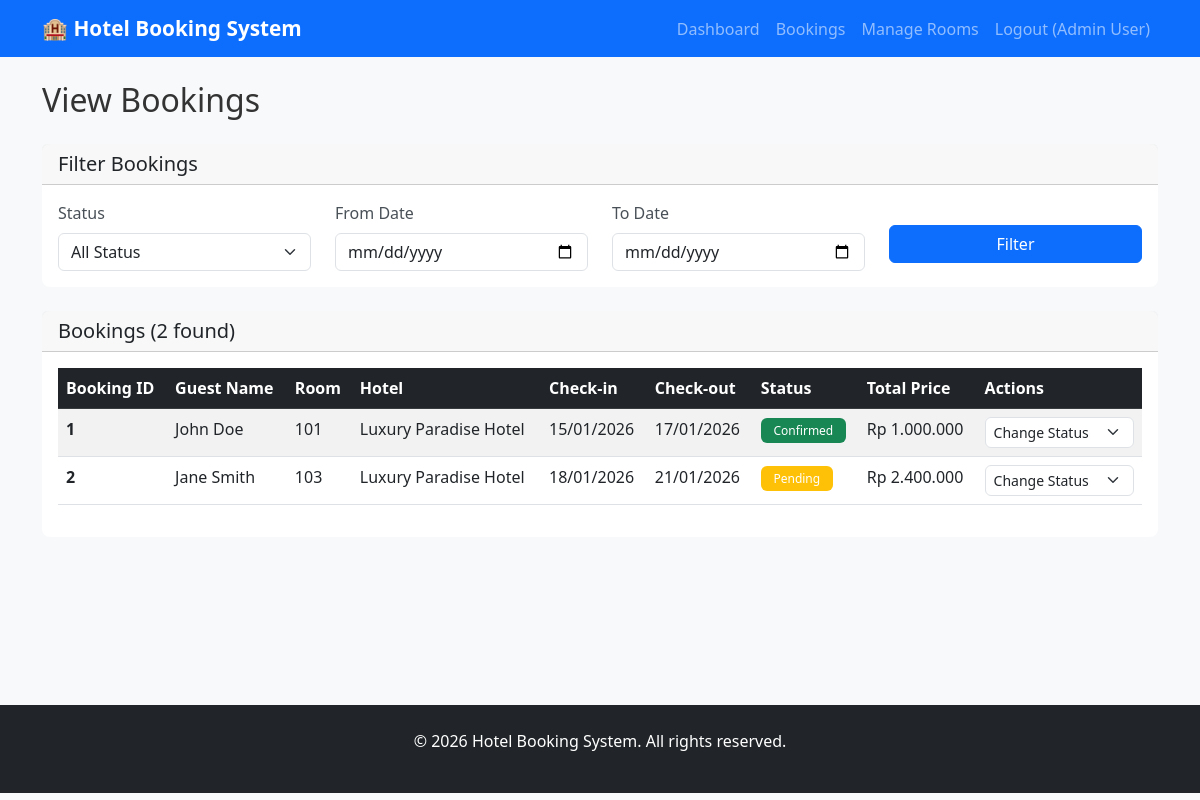
Page /pages/admin/view_bookings.php (signed in) on the committed database.
### tables this page shows
CREATE TABLE IF NOT EXISTS Bookings (
    booking_id INT AUTO_INCREMENT PRIMARY KEY,
    user_id INT NOT NULL,
    room_id INT NOT NULL,
    check_in_date DATE NOT NULL,
    check_out_date DATE NOT NULL,
    num_guests INT NOT NULL CHECK (num_guests > 0),
    booking_status ENUM('pending', 'confirmed', 'cancelled', 'completed') NOT NULL DEFAULT 'pending',
    total_price DECIMAL(10,2) NOT NULL CHECK (total_price >= 0),
    booking_date DATETIME DEFAULT CURRENT_TIMESTAMP,
    special_requests TEXT,
    FOREIGN KEY (user_id) REFERENCES Users(user_id) ON DELETE CASCADE,
    FOREIGN KEY (room_id) REFERENCES Rooms(room_id) ON DELETE CASCADE,
    INDEX idx_user_id (user_id),
    INDEX idx_room_id (room_id),
    INDEX idx_booking_status (booking_status),
    INDEX idx_check_in_date (check_in_date),
    INDEX idx_booking_date (booking_date)
);

CREATE TABLE IF NOT EXISTS Users (
    user_id INT AUTO_INCREMENT PRIMARY KEY,
    full_name VARCHAR(100) NOT NULL,
    email VARCHAR(100) NOT NULL UNIQUE,
    phone VARCHAR(20),
    password_hash VARCHAR(255) NOT NULL,
    user_type ENUM('guest', 'admin') NOT NULL DEFAULT 'guest',
    date_created DATETIME DEFAULT CURRENT_TIMESTAMP,
    is_active BOOLEAN DEFAULT TRUE,
    INDEX idx_email (email),
    INDEX idx_user_type (user_type)
);

CREATE TABLE IF NOT EXISTS Rooms (
    room_id INT AUTO_INCREMENT PRIMARY KEY,
    hotel_id INT NOT NULL,
    room_number VARCHAR(10) NOT NULL,
    room_type ENUM('single', 'double', 'suite') NOT NULL,
    capacity INT NOT NULL CHECK (capacity > 0),
    price_per_night DECIMAL(10,2) NOT NULL CHECK (price_per_night > 0),
    amenities TEXT,
    is_available BOOLEAN DEFAULT TRUE,
    floor_number INT,
    FOREIGN KEY (hotel_id) REFERENCES Hotels(hotel_id) ON DELETE CASCADE,
    UNIQUE KEY unique_room_per_hotel (hotel_id, room_number),
    INDEX idx_room_type (room_type),
    INDEX idx_availability (is_available)
);

CREATE TABLE IF NOT EXISTS Hotels (
    hotel_id INT AUTO_INCREMENT PRIMARY KEY,
    hotel_name VARCHAR(150) NOT NULL,
    location VARCHAR(200) NOT NULL,
    city VARCHAR(100) NOT NULL,
    phone VARCHAR(20),
    email VARCHAR(100),
    rating DECIMAL(2,1) DEFAULT 0,
    total_rooms INT,
    description TEXT,
    INDEX idx_city (city)
);

### classes/Database.php (called while the page is built, shortened)
<?php
class Database {
    private $conn;
    private $host;
    private $user;
    private $pass;
    private $db;
    public function __construct($host, $user, $pass, $db) {
        $this->host = $host;
        $this->user = $user;
        $this->pass = $pass;
        $this->db = $db;
    }
    private function connect() {
        try {
            $this->conn = new mysqli($this->host, $this->user, $this->pass, $this->db);
            $this->conn->set_charset("utf8mb4");
        } catch (Exception $e) {
            error_log("Database connection error: " . $e->getMessage());
            die("Database connection failed. Please try again later.");
        }
    }
    public function prepare($sql) {
        return $this->conn->prepare($sql);
    }
}
?>

### classes/Booking.php (called while the page is built, shortened)
<?php
require_once __DIR__ . '/../config/database.php';
class Booking {
    private $db;
    private $table = 'Bookings';
    public function __construct($database) {
        $this->db = $database;
    }
    public function getAllBookings($statusFilter = null, $dateFrom = null, $dateTo = null) {
        try {
            $sql = "SELECT b.*, u.full_name, u.email, r.room_number, r.room_type, h.hotel_name
                    FROM {$this->table} b
                    JOIN Users u ON b.user_id = u.user_id
                    JOIN Rooms r ON b.room_id = r.room_id
                    JOIN Hotels h ON r.hotel_id = h.hotel_id
                    WHERE 1=1";
            $params = array();
            $sql .= " ORDER BY b.booking_date DESC";
            $stmt = $this->db->prepare($sql);
            $stmt->execute();
            return $stmt->get_result()->fetch_all(MYSQLI_ASSOC);
        } catch (Exception $e) {
            error_log("Get all bookings error: " . $e->getMessage());
            return array();
        }
    }
}
?>

### includes/functions.php (called while the page is built, shortened)
<?php
require_once __DIR__ . '/../config/database.php';
function formatCurrency($amount) {
    return 'Rp ' . number_format($amount, 0, ',', '.');
}
function formatDate($date) {
    return date('d/m/Y', strtotime($date));
}
?>

### pages/admin/view_bookings.php (the view, shortened to what this page needs)
<?php
require_once __DIR__ . '/../../config/database.php';
require_once __DIR__ . '/../../includes/functions.php';
require_once __DIR__ . '/../../classes/Database.php';
require_once __DIR__ . '/../../classes/Booking.php';
$database = new Database(DB_HOST, DB_USER, DB_PASS, DB_NAME);
$bookingObj = new Booking($database);
$statusFilter = $_GET['status'] ?? '';
$dateFrom = $_GET['date_from'] ?? '';
$dateTo = $_GET['date_to'] ?? '';
$bookings = $bookingObj->getAllBookings($statusFilter ?: null, $dateFrom ?: null, $dateTo ?: null);
include __DIR__ . '/../../includes/header.php';
?>
<h2 class="mb-4">View Bookings</h2>
<div class="card mb-4">
    <div class="card-header">
        <h5 class="mb-0">Filter Bookings</h5>
    </div>
    <div class="card-body">
        <form method="GET" action="" class="row">
            <div class="col-md-3">
                <label for="status" class="form-label">Status</label>
                <select class="form-select" id="status" name="status">
                    <option value="">All Status</option>
                </select>
            </div>
            <div class="col-md-3">
                <label for="date_from" class="form-label">From Date</label>
                <input type="date" class="form-control" id="date_from" name="date_from" value="<?php echo $dateFrom; ?>">
            </div>
            <div class="col-md-3">
                <label for="date_to" class="form-label">To Date</label>
                <input type="date" class="form-control" id="date_to" name="date_to" value="<?php echo $dateTo; ?>">
            </div>
            <div class="col-md-3">
                <label>&nbsp;</label>
                <button type="submit" class="btn btn-primary w-100">Filter</button>
            </div>
        </form>
    </div>
</div>
<div class="card">
    <div class="card-header">
        <h5 class="mb-0">Bookings (<?php echo count($bookings); ?> found)</h5>
    </div>
    <div class="card-body">
        <div class="table-responsive">
            <table class="table table-striped table-hover">
                <thead class="table-dark">
                    <tr>
                        <th>Booking ID</th>
                        <th>Guest Name</th>
                        <th>Room</th>
                        <th>Hotel</th>
                        <th>Check-in</th>
                        <th>Check-out</th>
                        <th>Status</th>
                        <th>Total Price</th>
                        <th>Actions</th>
                    </tr>
                </thead>
                <tbody>
                    <?php if (count($bookings) > 0): ?>
                        <?php foreach ($bookings as $booking): ?>
                            <tr>
                                <td><strong><?php echo $booking['booking_id']; ?></strong></td>
                                <td><?php echo $booking['full_name']; ?></td>
                                <td><?php echo $booking['room_number']; ?></td>
                                <td><?php echo $booking['hotel_name']; ?></td>
                                <td><?php echo formatDate($booking['check_in_date']); ?></td>
                                <td><?php echo formatDate($booking['check_out_date']); ?></td>
                                <td>
                                    <?php
                                    $statusColor = 'secondary';
                                    if ($booking['booking_status'] === 'confirmed') $statusColor = 'success';
                                    elseif ($booking['booking_status'] === 'pending') $statusColor = 'warning';
                                    elseif ($booking['booking_status'] === 'cancelled') $statusColor = 'danger';
                                    elseif ($booking['booking_status'] === 'completed') $statusColor = 'info';
                                    ?>
                                    <span class="badge bg-<?php echo $statusColor; ?>"><?php echo ucfirst($booking['booking_status']); ?></span>
                                </td>
                                <td><?php echo formatCurrency($booking['total_price']); ?></td>
                                <td>
                                    <?php if ($booking['booking_status'] !== 'cancelled' && $booking['booking_status'] !== 'completed'): ?>
                                        <form method="POST" action="" style="display:inline;">
                                            <select name="new_status" class="form-select form-select-sm" onchange="this.form.submit()">
                                                <option value="">Change Status</option>
                                            </select>
                                        </form>
                                    <?php endif; ?>
                                </td>
                            </tr>
                        <?php endforeach; ?>
                    <?php else: ?>
                        <tr>
                            <td colspan="9" class="text-center">No bookings found</td>
                        </tr>
                    <?php endif; ?>
                </tbody>
            </table>
        </div>
    </div>
</div>
<?php include __DIR__ . '/../../includes/footer.php'; ?>

### assets/css/style.css (style rules this page uses)
:root { --primary-color: #0d6efd; --success-color: #198754; --danger-color: #dc3545; --warning-color: #ffc107; --info-color: #0dcaf0; }
* { margin: 0; padding: 0; box-sizing: border-box; }
body { font-family: 'Segoe UI', Tahoma, Geneva, Verdana, sans-serif; background-color: #f8f9fa; color: #333; }
.card { border: none; border-radius: 0.5rem; transition: transform 0.3s ease, box-shadow 0.3s ease; }
.card-header { border-radius: 0.5rem 0.5rem 0 0; font-weight: 600; }
.form-control, .form-select { border-radius: 0.375rem; border: 1px solid #dee2e6; transition: border-color 0.3s ease; }
.form-label { font-weight: 500; margin-bottom: 0.5rem; color: #495057; }
.btn { border-radius: 0.375rem; font-weight: 500; transition: all 0.3s ease; }
.table { background-color: white; border-radius: 0.375rem; }
.table thead { background-color: #333; color: white; }
.table tbody tr { transition: background-color 0.2s ease; }
.badge { padding: 0.4rem 0.8rem; border-radius: 0.375rem; font-weight: 500; }

### rows in the picture
bookings: booking_id "1", user.full_name "John Doe", room.room_number "101", hotels.hotel_name "Luxury Paradise Hotel", check_in_date "15/01/2026", check_out_date "17/01/2026", booking_status "Confirmed", total_price "Rp 1.000.000"
bookings: booking_id "2", user.full_name "Jane Smith", room.room_number "103", hotels.hotel_name "Luxury Paradise Hotel", check_in_date "18/01/2026", check_out_date "21/01/2026", booking_status "Pending", total_price "Rp 2.400.000"

### other values in the picture
SITE_NAME "Hotel Booking System"
$_SESSION['full_name'] "Admin User"
count($bookings) "2"
